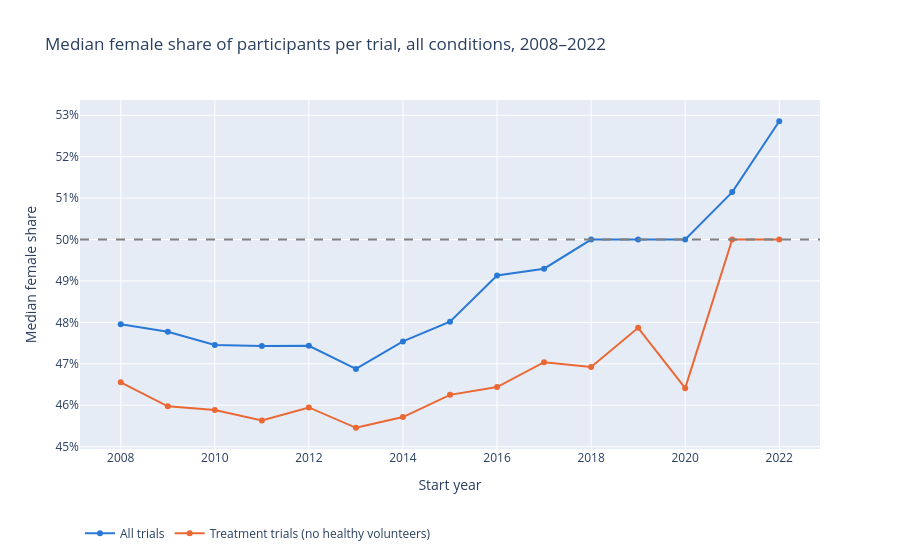

Here is the notebook cell this chart was saved with:
### Markdown cell above
### Female share of trial participants over time
For context, this uses every interventional trial with sex counts, for all conditions and countries, not just the 15 causes. The median female share per trial is used because a few huge trials (one has about 2.9 million participants) make the pooled share jump from year to year. Treatment trials that don't accept healthy volunteers are shown separately since that is the group used for the gap.

### Code cell
sex_counts = pd.read_csv("data/processed/aact_sex_counts.csv")
studies = pd.read_csv("data/processed/aact_studies.csv")

all_trials = sex_counts.merge(studies[["nct_id", "start_year", "primary_purpose", "healthy_volunteers"]], on="nct_id")
all_trials["group"] = "All trials"
treatment_trials = all_trials[(all_trials["primary_purpose"] == "TREATMENT") & (all_trials["healthy_volunteers"] == False)].copy()
treatment_trials["group"] = "Treatment trials (no healthy volunteers)"

yearly = pd.concat([all_trials, treatment_trials]).groupby(["group", "start_year"]).agg(
    trials=("nct_id", "count"), median_female_share=("female_share", "median")
).reset_index()

fig = px.line(
    yearly, x="start_year", y="median_female_share", color="group", markers=True, hover_data=["trials"],
    color_discrete_sequence=["#2a78d6", "#eb6834"],
    labels={"start_year": "Start year", "median_female_share": "Median female share", "group": "", "trials": "Trials"},
    title="Median female share of participants per trial, all conditions, 2008–2022",
)
fig.add_hline(y=0.5, line_dash="dash", line_color="gray")
fig.update_yaxes(tickformat=".0%")
fig.update_layout(legend=dict(orientation="h", y=-0.2))
fig.show()

### Figure 1 — Plotly figure (JSON) as saved in the notebook; plotly's stock layout.template omitted (floating-point values rounded to 4 significant figures)
{"data": [{"customdata": [[3689], [3861], [3701], [3751], [3666], [3951], [4089], [4361], [4307], [4531], [4369], [4135], [3639], [3711], [2657]], "hovertemplate": "=All trials<br>Start year=%{x}<br>Median female share=%{y}<br>Trials=%{customdata[0]}<extra></extra>", "legendgroup": "All trials", "line": {"color": "#2a78d6", "dash": "solid"}, "marker": {"symbol": "circle"}, "mode": "lines+markers", "name": "All trials", "orientation": "v", "showlegend": true, "type": "scatter", "x": [2008, 2009, 2010, 2011, 2012, 2013, 2014, 2015, 2016, 2017, 2018, 2019, 2020, 2021, 2022], "xaxis": "x", "y": [0.4796, 0.4777, 0.4745, 0.4743, 0.4744, 0.4688, 0.4754, 0.4802, 0.4913, 0.493, 0.5, 0.5, 0.5, 0.5115, 0.5286], "yaxis": "y"}, {"customdata": [[2683], [2710], [2597], [2559], [2472], [2584], [2633], [2805], [2735], [2833], [2696], [2430], [2211], [2066], [1360]], "hovertemplate": "=Treatment trials (no healthy volunteers)<br>Start year=%{x}<br>Median female share=%{y}<br>Trials=%{customdata[0]}<extra></extra>", "legendgroup": "Treatment trials (no healthy volunteers)", "line": {"color": "#eb6834", "dash": "solid"}, "marker": {"symbol": "circle"}, "mode": "lines+markers", "name": "Treatment trials (no healthy volunteers)", "orientation": "v", "showlegend": true, "type": "scatter", "x": [2008, 2009, 2010, 2011, 2012, 2013, 2014, 2015, 2016, 2017, 2018, 2019, 2020, 2021, 2022], "xaxis": "x", "y": [0.4655, 0.4597, 0.4589, 0.4563, 0.4595, 0.4545, 0.4571, 0.4625, 0.4644, 0.4704, 0.4692, 0.4787, 0.4641, 0.5, 0.5], "yaxis": "y"}], "layout": {"legend": {"orientation": "h", "title": {"text": ""}, "tracegroupgap": 0, "y": -0.2}, "shapes": [{"line": {"color": "gray", "dash": "dash"}, "type": "line", "x0": 0, "x1": 1, "xref": "x domain", "y0": 0.5, "y1": 0.5, "yref": "y"}], "title": {"text": "Median female share of participants per trial, all conditions, 2008–2022"}, "xaxis": {"anchor": "y", "domain": [0, 1], "title": {"text": "Start year"}}, "yaxis": {"anchor": "x", "domain": [0, 1], "tickformat": ".0%", "title": {"text": "Median female share"}}}}
